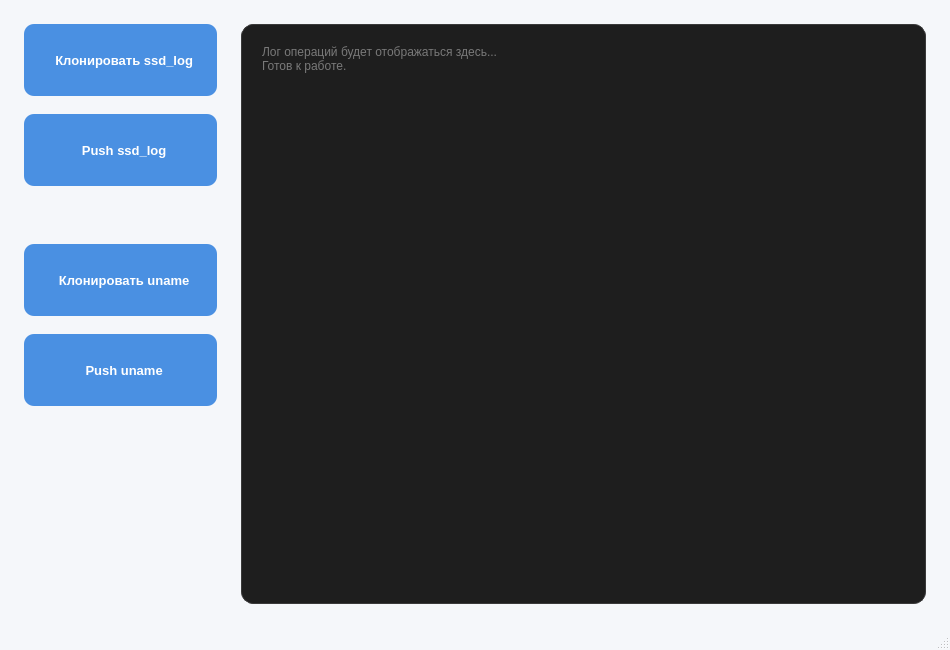
<?xml version="1.0" encoding="UTF-8"?>
<ui version="4.0">
 <class>MainWindow</class>
 <widget class="QMainWindow" name="MainWindow">
  <property name="geometry">
   <rect>
    <x>0</x>
    <y>0</y>
    <width>950</width>
    <height>650</height>
   </rect>
  </property>
  <property name="minimumSize">
   <size>
    <width>950</width>
    <height>650</height>
   </size>
  </property>
  <property name="windowTitle">
   <string>SSD Log Manager</string>
  </property>
  <property name="windowIcon">
   <iconset resource="resources.qrc">
    <normaloff>:/icons/icons/freebsd.jpg</normaloff>:/icons/icons/freebsd.jpg</iconset>
  </property>
  <property name="styleSheet">
   <string notr="true">
    QMainWindow { background-color: #f5f7fa; }
    QPushButton {
        background-color: #4a90e2;
        color: white;
        border: none;
        padding: 14px 24px;
        border-radius: 10px;
        font-weight: bold;
        font-size: 13px;
        min-height: 44px;
    }
    QPushButton:hover { background-color: #5fa2f0; }
    QPushButton:pressed { background-color: #357abd; }
    QPushButton:disabled { background-color: #a0c4ff; opacity: 0.7; }
    QTextEdit {
        background-color: #1e1e1e;
        color: #d4d4d4;
        border: 1px solid #3a3a3a;
        border-radius: 12px;
        padding: 16px;
        font-family: &quot;Consolas&quot;, &quot;Fira Code&quot;, &quot;Monaco&quot;, monospace;
        font-size: 12px;
        selection-background-color: #4a90e2;
    }
   </string>
  </property>
  <widget class="QWidget" name="centralwidget">
   <layout class="QHBoxLayout" name="horizontalLayout">
    <property name="spacing">
     <number>24</number>
    </property>
    <property name="leftMargin">
     <number>24</number>
    </property>
    <property name="topMargin">
     <number>24</number>
    </property>
    <property name="rightMargin">
     <number>24</number>
    </property>
    <property name="bottomMargin">
     <number>24</number>
    </property>
    <item>
     <layout class="QVBoxLayout" name="leftButtonsLayout">
      <property name="spacing">
       <number>18</number>
      </property>
      <item>
       <widget class="QPushButton" name="cloneRepoButton">
        <property name="text">
         <string>  Клонировать ssd_log</string>
        </property>
        <property name="icon">
         <iconset resource="resources.qrc">
          <normaloff>:/icons/icons/download.png</normaloff>:/icons/icons/download.png</iconset>
        </property>
        <property name="iconSize">
         <size>
          <width>26</width>
          <height>26</height>
         </size>
        </property>
       </widget>
      </item>
      <item>
       <widget class="QPushButton" name="pushRepoButton">
        <property name="text">
         <string>  Push ssd_log</string>
        </property>
        <property name="icon">
         <iconset resource="resources.qrc">
          <normaloff>:/icons/icons/upload.png</normaloff>:/icons/icons/upload.png</iconset>
        </property>
        <property name="iconSize">
         <size>
          <width>26</width>
          <height>26</height>
         </size>
        </property>
       </widget>
      </item>
      <item>
       <spacer name="buttonSpacer">
        <property name="orientation">
         <enum>Qt::Vertical</enum>
        </property>
        <property name="sizeType">
         <enum>QSizePolicy::Fixed</enum>
        </property>
        <property name="sizeHint" stdset="0">
         <size>
          <width>20</width>
          <height>40</height>
         </size>
        </property>
       </spacer>
      </item>
      <item>
       <widget class="QPushButton" name="extraButton1">
        <property name="text">
         <string>  Клонировать uname</string>
        </property>
        <property name="icon">
         <iconset resource="resources.qrc">
          <normaloff>:/icons/icons/download.png</normaloff>:/icons/icons/download.png</iconset>
        </property>
        <property name="iconSize">
         <size>
          <width>26</width>
          <height>26</height>
         </size>
        </property>
       </widget>
      </item>
      <item>
       <widget class="QPushButton" name="extraButton2">
        <property name="text">
         <string>  Push uname</string>
        </property>
        <property name="icon">
         <iconset resource="resources.qrc">
          <normaloff>:/icons/icons/upload.png</normaloff>:/icons/icons/upload.png</iconset>
        </property>
        <property name="iconSize">
         <size>
          <width>26</width>
          <height>26</height>
         </size>
        </property>
       </widget>
      </item>
      <item>
       <spacer name="verticalSpacer">
        <property name="orientation">
         <enum>Qt::Vertical</enum>
        </property>
        <property name="sizeHint" stdset="0">
         <size>
          <width>20</width>
          <height>40</height>
         </size>
        </property>
       </spacer>
      </item>
     </layout>
    </item>
    <item>
     <widget class="QTextEdit" name="logTextEdit">
      <property name="readOnly">
       <bool>true</bool>
      </property>
      <property name="placeholderText">
       <string>Лог операций будет отображаться здесь...
Готов к работе.</string>
      </property>
     </widget>
    </item>
   </layout>
  </widget>
  <widget class="QMenuBar" name="menubar">
   <property name="geometry">
    <rect>
     <x>0</x>
     <y>0</y>
     <width>950</width>
     <height>20</height>
    </rect>
   </property>
  </widget>
  <widget class="QStatusBar" name="statusbar">
   <property name="styleSheet">
    <string notr="true">QStatusBar { color: #666; font-size: 11px; }</string>
   </property>
  </widget>
 </widget>
 <resources>
  <include location="resources.qrc"/>
 </resources>
 <connections/>
</ui>
